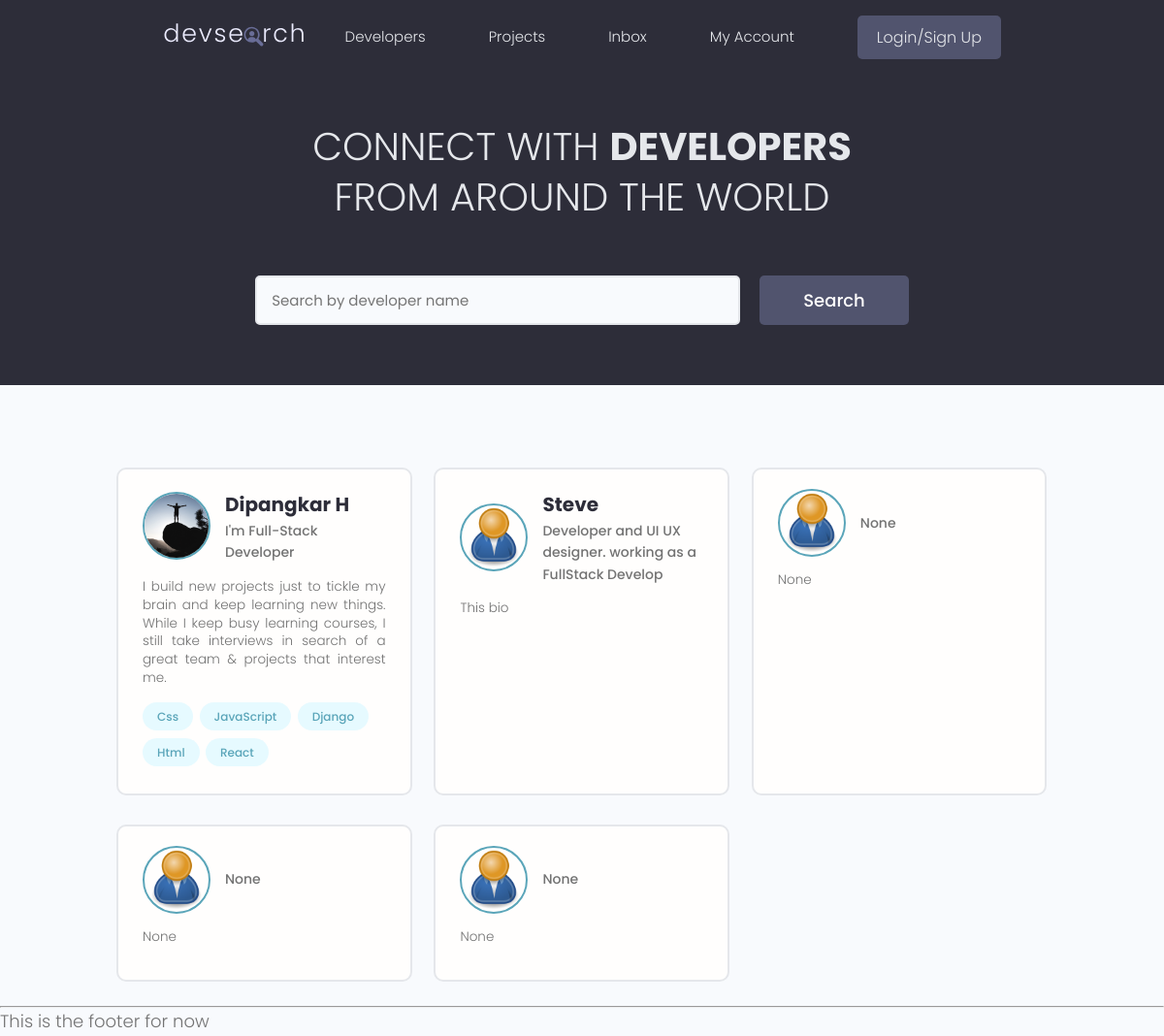
The page / on the database its author committed.
### users/models.py (models this page shows, shortened)
class Profile(models.Model):
    user = models.OneToOneField(User, on_delete=models.CASCADE, null=True, blank=True)
    name = models.CharField(max_length=200, null=True, blank=True)
    email = models.EmailField(max_length=500, null=True, blank=True)
    username = models.CharField(max_length=500, null=True, blank=True)
    location = models.CharField(max_length=500, null=True, blank=True)
    short_intro = models.CharField(max_length=200, null=True, blank=True)
    bio = models.TextField(null=True, blank=True)
    profile_image = models.ImageField(null=True, blank=True, upload_to='profiles/', default="profiles/user-default.png")
    social_github = models.CharField(max_length=200, null=True, blank=True)
    social_twitter = models.CharField(max_length=200, null=True, blank=True)
    social_linkedin = models.CharField(max_length=200, null=True, blank=True)
    social_youtube = models.CharField(max_length=200, null=True, blank=True)
    social_instagram = models.CharField(max_length=200, null=True, blank=True)
    social_website = models.CharField(max_length=200, null=True, blank=True)
    ccreated = models.DateTimeField(default=timezone.now, blank=True, null=True)
    id = models.UUIDField(default=uuid.uuid4, unique=True, primary_key=True, editable=False)

class Skill(models.Model):
    owner = models.ForeignKey(Profile, on_delete=models.CASCADE, null=True, blank=True)
    name = models.CharField(max_length=200, null=True, blank=True)
    description = models.TextField(null=True, blank=True)
    created = models.DateTimeField(default=timezone.now, editable=False)
    id = models.UUIDField(default=uuid.uuid4, unique=True, primary_key=True, editable=False)
    def __str__(self):
        return str(self.name)

### users/views.py (the view)
# urls.py: path('', views.profiles, name="profiles"),
def profiles(request):
    profiles = Profile.objects.all()
    context = {'profiles': profiles}
    return render(request, 'users/profiles.html', context)

### users/templates/users/profiles.html (shortened to what this page needs)
{% extends 'main.html' %}
{% block content %}
<main class="home">
  <section class="hero-section text-center">
    <div class="container container--narrow">
      <div class="hero-section__box">
        <h2>CONNECT WITH <span>DEVELOPERS</span></h2>
        <h2>FROM AROUND THE WORLD</h2>
      </div>
      <div class="hero-section__search">
        <form class="form" action="#" method="get">
          <div class="form__field">
            <input
              class="input input--text"
              id="formInput#search"
              type="text"
              name="text"
              placeholder="Search by developer name"
            />
          </div>
          <input class="btn btn--sub btn--lg" type="submit" value="Search" />
        </form>
      </div>
    </div>
  </section>
  <section class="devlist">
    <div class="container">
      <div class="grid grid--three">
        {% for profile in profiles %}
        <div class="column card">
          <div class="dev">
            <a href="{% url 'user-profile' profile.id %}" class="card__body">
              <div class="dev__profile">
                <img
                  class="avatar avatar--md"
                  src="{{ profile.profile_image.url }}"
                  alt="image"
                />
                <div class="dev__meta">
                  <h3>{{profile.name}}</h3>
                  <h5>{{profile.short_intro|slice:"60"}}</h5>
                </div>
              </div>
              <p class="dev__info">{{profile.bio|slice:"200"}}</p>
              <div class="dev__skills">
                {% for skill in profile.skill_set.all|slice:"5" %}
                <span class="tag tag--pill tag--main">
                  <small>{{skill}}</small>
                </span>
                {% endfor %}
              </div>
            </a>
          </div>
        </div>
        {% endfor %}
      </div>
    </div>
  </section>
</main>
{% endblock %}

### static/styles/app.css (style rules this page uses)
:root { --color-sub: #2d2d39; }
.btn--sub { background-color: var(--color-sub-light); }
.card { border: 2px solid var(--color-light); }
img { width: 100%; }
.hero-section { height: 40vh; display: flex; align-items: center; background-color: var(--color-sub); }
.hero-section__box { margin-bottom: 4rem; }
.hero-section__box > h2, .hero-section__box > h2 > span { font-size: 4rem; color: var(--color-light); line-height: 1.3; text-transform: uppercase; }
.hero-section__box > h2 { font-weight: 300; }
.hero-section__box > h2 > span { font-weight: 700; }
.hero-section__search > .form { display: flex; align-items: center; justify-content: center; gap: 2rem; }
.hero-section__search > .form input.input--text { width: 50rem; }
.devlist { margin-top: 8rem; }
.devlist .grid { align-items: stretch; }
.devlist .dev .dev__profile { display: flex; align-items: center; gap: 1.5rem; }
.devlist .dev .dev__meta h3 { color: var(--color-sub); font-size: 2rem; font-weight: 700; }
.devlist .dev .dev__meta h5 { color: var(--color-text); font-size: 1.4rem; font-weight: 500; }
.devlist .dev .dev__info { margin: 1.5rem 0; font-size: 1.35rem; line-height: 1.4; text-align: justify; }

### static/uikit/styles/modules/_variables.css (style rules this page uses)
:root { --color-main: #5aa5b9; --color-main-light: #e6faff; --color-sub: #3f4156; --color-sub-light: #51546e; --color-sub-lighter: #ededfd; --color-text: #737373; --color-gray: #8b8b8b; --color-light: #e5e7eb; --color-light-gray: #767676; --color-bg: #f8fafd; --color-white: #fffefd; --color-white-light: #f3f3f3; --color-success: #359e64; --color-success-bg: #def8e8; --color-error: #fc4b0b; --color-error-bg: #fff2ee; --font-base: 'Poppins', arial, helvetica, 'Segoe UI', roboto, ubuntu, sans-serif; --font-monospace: 'Fira Code', 'Courier New', courier, monospace; --font-regular: 300; --font-medium: 500; --font-bold: 700; --generic-shadow: 1px 1px 5px #00000010; --generic-transition: all 0.3s ease-in-out; }

### static/uikit/styles/modules/_base.css (style rules this page uses)
* { margin: 0; padding: 0; box-sizing: border-box; text-rendering: optimizeLegibility; color: inherit; font-size: inherit; }
html { font-size: 50%; }
@media only screen and (min-width: 480px) { html { font-size: 56.25%; } }
@media only screen and (min-width: 1200px) { html { font-size: 62.5%; } }
body { line-height: 1.6; font-weight: 400; font-size: 1.5rem; color: var(--color-text); background-color: var(--color-bg); min-height: 100vh; }

### static/uikit/styles/modules/_typography.css (style rules this page uses)
* { font-family: var(--font-base); }
h2 { font-size: 3.6rem; font-weight: var(--font-bold); }
h3 { font-size: 3.2rem; font-weight: var(--font-medium); }
h5 { font-size: 2.4rem; font-weight: var(--font-medium); }
h5, h6 { font-weight: var(--font-regular); }
p, span, strong { font-size: 1.6rem; color: var(--color-text); font-weight: var(--font-regular); }
a { padding-bottom: 2px; text-decoration: none; display: inline-block; color: var(--color-main); font-weight: var(--font-medium); }

### static/uikit/styles/modules/_utilities.css (style rules this page uses)
.container { width: 92%; max-width: 165rem; margin: 0 auto; box-sizing: border-box; }
.container--narrow { width: 92%; max-width: 120rem; }
@media screen and (min-width: 1000px) { .container { width: 90%; } }
@media screen and (min-width: 1000px) { .container--narrow { width: 85%; } }
@media screen and (min-width: 1200px) { .container { width: 80%; } }
@media screen and (min-width: 1200px) { .container--narrow { width: 72%; } }
.text-center { text-align: center; }

### static/uikit/styles/modules/_avatar.css (style rules this page uses)
.avatar { border-radius: 50%; border: 2px solid var(--color-main); object-fit: cover; }
.avatar--md { height: 7rem; width: 7rem; }

### static/uikit/styles/modules/_button.css (style rules this page uses)
.btn { display: inline-block; position: relative; cursor: pointer; background-color: var(--color-light); font-weight: var(--font-medium); color: var(--color-sub); text-decoration: none; padding: 1rem 2rem; border-radius: 0.5rem; border: none; width: -webkit-fit-content; width: -moz-fit-content; width: fit-content; height: -webkit-fit-content; height: -moz-fit-content; height: fit-content; font-size: 1.6rem; outline-width: 0; outline-color: transparent; -webkit-backface-visibility: hidden; backface-visibility: hidden; transition: all 0.3s ease-in-out; }
.btn--sub { background-color: var(--color-sub); color: var(--color-white); }
.btn--lg { font-size: 1.8rem; padding: 1.2rem 4.5rem; }

### static/uikit/styles/modules/_card.css (style rules this page uses)
.card { border-radius: 1rem; background-color: var(--color-white); border: 1.5px solid var(--color-light); width: auto; height: auto; margin-top: 0.5rem; margin-bottom: 0.5rem; overflow: hidden; }
.card__body, .card__header { padding: 2rem 2.5rem; }

### rows shown on the page
Profile: profile_image (picture), name "Dipangkar H", short_intro "I'm Full-Stack Developer", bio "I build new projects just to tickle my brain and keep learning new things. While I keep busy learning courses, I still take interviews in search of a great team & projects that interest me."
Skill: name "Css"
Skill: name "JavaScript"
Skill: name "Django"
Skill: name "Html"
Skill: name "React"
Profile: profile_image (placeholder picture), name "Steve", short_intro "Developer and UI UX designer. working as a FullStack Develop", bio "This bio"
Profile: profile_image (placeholder picture), short_intro "None", bio "None"
Profile: profile_image (placeholder picture), short_intro "None", bio "None"
Profile: profile_image (placeholder picture), short_intro "None", bio "None"
